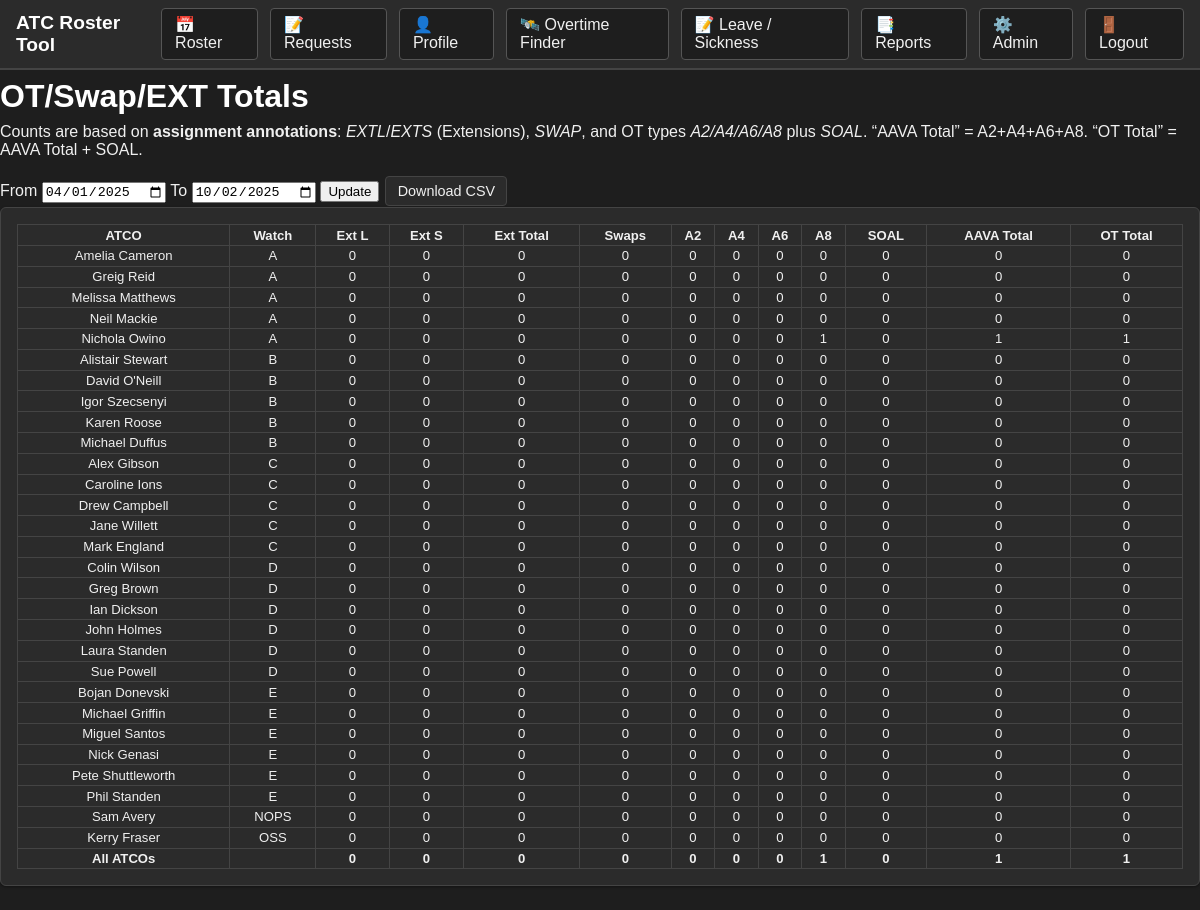
Page /metrics (signed in) on the committed database.
### app.py (models this page shows, shortened)
class Staff(UserMixin, db.Model):
    id = db.Column(db.Integer, primary_key=True)
    username = db.Column(db.String(80), unique=True, nullable=False)
    password_hash = db.Column(db.String(200), nullable=False)
    role = db.Column(db.String(10), nullable=False, default="user")
    is_admin = db.Column(db.Boolean, default=False)
    calendar_token = db.Column(db.String(64), unique=True, nullable=True)
    name = db.Column(db.String(80), nullable=False)
    staff_no = db.Column(db.String(20), unique=True, nullable=False)
    watch_id = db.Column(db.Integer, db.ForeignKey("watch.id"))
    watch = db.relationship("Watch", backref="members")
    medical_expiry = db.Column(db.Date, nullable=True)
    tower_ue_expiry = db.Column(db.Date, nullable=True)
    radar_ue_expiry = db.Column(db.Date, nullable=True)
    tower_ut = db.Column(db.Boolean, default=False)
    radar_ut = db.Column(db.Boolean, default=False)
    met_ue_expiry = db.Column(db.Date, nullable=True)
    met_ut = db.Column(db.Boolean, default=False)
    has_assessor = db.Column(db.Boolean, default=False)
    is_operational = db.Column(db.Boolean, default=True)
    is_trainee = db.Column(db.Boolean, default=False)
    has_ojti = db.Column(db.Boolean, default=False)
    is_wm = db.Column(db.Boolean, default=False)
    is_dwm = db.Column(db.Boolean, default=False)
    exclude_from_ot = db.Column(db.Boolean, default=False)
    pattern_csv = db.Column(db.String, default="M,M,A,A,N,N,OFF,OFF,OFF,OFF")
    pattern_anchor = db.Column(db.Date, nullable=True)
    toil_half_days = db.Column(db.Integer, default=0)
    leave_year_start_month = db.Column(db.Integer, default=4)  # 1..12
    leave_entitlement_days = db.Column(db.Integer, default=0)
    leave_public_holidays = db.Column(db.Integer, default=0)
    leave_carryover_days = db.Column(db.Integer, default=0)

class Watch(db.Model):
    id = db.Column(db.Integer, primary_key=True)
    name = db.Column(db.String(32), unique=True, nullable=False)
    order_index = db.Column(db.Integer, nullable=False, default=0)

### app.py (the view)
@app.route("/metrics")
@login_required
def metrics():
    if not (is_admin_user(current_user) or getattr(current_user, "role", "") in ("editor", "admin")):
        flash("Editors or Admins only.", "error")
        return redirect(url_for("index"))
    today = date.today()
    default_start = _fy_start_for(today)
    start_str = request.args.get("start", default_start.isoformat())
    end_str = request.args.get("end", today.isoformat())
    start_day = date.fromisoformat(start_str)
    end_day = date.fromisoformat(end_str)
    staff_metrics, totals = _compute_metrics_range(start_day, end_day)
    return render_template("metrics.html",
                           start=start_day, end=end_day,
                           staff_metrics=staff_metrics, totals=totals)

### app.py (called while the page is built)
@login_manager.user_loader
def load_user(user_id):
    return db.session.get(Staff, int(user_id))

def is_editor_user(u) -> bool:
    return getattr(u, "role", "") in ("editor", "admin")

@app.context_processor
def inject_perms():
    au = current_user if getattr(
        current_user, "is_authenticated", False) else None
    return {"is_admin": (bool(au) and is_admin_user(au))}

def parse_annotation(s: str):
    if not s:
        return None
    m = ANNOT_RE.match(s.strip().upper())
    if not m:
        return None
    typ, suf = m.group(1).upper(), (m.group(2).upper() if m.group(2) else None)
    return {"type": typ, "suffix": suf}

def is_admin_user(u) -> bool:
    return bool(getattr(u, "is_admin", False) or getattr(u, "role", "") == "admin")

@app.context_processor
def inject_perms():
    au = current_user if getattr(
        current_user, "is_authenticated", False) else None
    return {
        "is_admin":  bool(au) and is_admin_user(au),
        "is_editor": bool(au) and is_editor_user(au),
    }

def _fy_start_for(d: date) -> date:
    return date(d.year if d.month >= 4 else d.year - 1, 4, 1)

### templates/metrics.html (shortened to what this page needs)
{% extends "base.html" %}
{% block content %}
<div class="container">
  <h1 class="page-title">OT/Swap/EXT Totals</h1>
  <p class="muted" style="margin-top:-.5rem">
    Counts are based on <strong>assignment annotations</strong>:
    <em>EXTL</em>/<em>EXTS</em> (Extensions), <em>SWAP</em>, and OT types <em>A2/A4/A6/A8</em> plus <em>SOAL</em>.
    “AAVA Total” = A2+A4+A6+A8. “OT Total” = AAVA Total + SOAL.
  </p>
  <form method="get" class="bar">
    <label for="start">From</label>
    <input id="start" name="start" type="date" value="{{ start.isoformat() }}">
    <label for="end">To</label>
    <input id="end" name="end" type="date" value="{{ end.isoformat() }}">
    <button class="btn btn-primary" type="submit">Update</button>
    <a class="btn" href="{{ url_for('metrics_export', start=start.isoformat(), end=end.isoformat()) }}">Download CSV</a>
  </form>
  <div class="card">
    <div class="card-body">
      <table class="table">
        <thead>
          <tr>
            <th>ATCO</th>
            <th>Watch</th>
            <th>Ext L</th>
            <th>Ext S</th>
            <th>Ext Total</th>
            <th>Swaps</th>
            <th>A2</th><th>A4</th><th>A6</th><th>A8</th><th>SOAL</th>
            <th>AAVA Total</th>
            <th>OT Total</th>
          </tr>
        </thead>
        <tbody>
          {% for r in staff_metrics %}
          <tr>
            <td>{{ r.staff.name }}</td>
            <td>{{ r.staff.watch.name.replace('Watch ','') if r.staff.watch else '-' }}</td>
            <td>{{ r.ext_long }}</td>
            <td>{{ r.ext_short }}</td>
            <td>{{ r.ext_total }}</td>
            <td>{{ r.swaps }}</td>
            <td>{{ r.ot.A2 }}</td>
            <td>{{ r.ot.A4 }}</td>
            <td>{{ r.ot.A6 }}</td>
            <td>{{ r.ot.A8 }}</td>
            <td>{{ r.ot.SOAL }}</td>
            <td>{{ r.aava_total }}</td>
            <td>{{ r.ot_total }}</td>
          </tr>
          {% endfor %}
        </tbody>
        <tfoot>
          <tr class="strong">
            <td>All ATCOs</td>
            <td></td>
            <td>{{ totals.ext_long }}</td>
            <td>{{ totals.ext_short }}</td>
            <td>{{ totals.ext_total }}</td>
            <td>{{ totals.swaps }}</td>
            <td>{{ totals.ot.A2 }}</td>
            <td>{{ totals.ot.A4 }}</td>
            <td>{{ totals.ot.A6 }}</td>
            <td>{{ totals.ot.A8 }}</td>
            <td>{{ totals.ot.SOAL }}</td>
            <td>{{ totals.aava_total }}</td>
            <td>{{ totals.ot_total }}</td>
          </tr>
        </tfoot>
      </table>
    </div>
  </div>
</div>
{% endblock %}

### static/styles.css (style rules this page uses)
:root { --bg:#1e1e1e; --card:#2b2b2b; --line:#444; --text:#f0f0f0; --head:#333; --head2:#444; --green:#27ae60; --purple:#8e44ad; --orange:#e67e22; --yellow:#f1c40f; --red:#e74c3c; --blue:#3498db; --ui-scale: 1; }
* { box-sizing:border-box }
body { font-family: Arial, Helvetica, sans-serif; margin:0; padding:0; background:var(--bg); color:var(--text); }
h1,h2,h3 { margin:.5rem 0 1rem; color:#fff }
a { color:#66b2ff; text-decoration:none }
a.btn { display:inline-block; padding:.35rem .7rem; margin:.1rem; border-radius:4px; border:1px solid var(--line); background:var(--card); color:var(--text); font-size:.9rem; }
table { border-collapse:collapse; width:100%; margin-bottom:0; font-size:.82rem; background:var(--card); color:var(--text); }
th,td { border:1px solid var(--line); text-align:center; padding:.15rem }
tfoot td { background:var(--card); font-weight:bold; color:var(--text) }
.card { background:var(--card); border:1px solid var(--line); border-radius:6px; padding:1rem; margin-bottom:1.5rem; box-shadow:0 1px 3px rgba(0,0,0,.4); }
th, td { font-size: calc(.82rem * var(--ui-scale)); }

### templates/base.html (style rules this page uses)
* { -webkit-print-color-adjust: exact; print-color-adjust: exact; }

### rows in the picture
Staff: staff.name "Amelia Cameron"
Watch: staff.watch.name "A" "A" "A" "A" "A"
Staff: staff.name "Greig Reid"
Staff: staff.name "Melissa Matthews"
Staff: staff.name "Neil Mackie"
Staff: staff.name "Nichola Owino"
Staff: staff.name "Alistair Stewart"
Watch: staff.watch.name "B" "B" "B" "B" "B"
Staff: staff.name "David O'Neill"
Staff: staff.name "Igor Szecsenyi"
Staff: staff.name "Karen Roose"
Staff: staff.name "Michael Duffus"
Staff: staff.name "Alex Gibson"
Watch: staff.watch.name "C" "C" "C" "C" "C"
Staff: staff.name "Caroline Ions"
Staff: staff.name "Drew Campbell"
Staff: staff.name "Jane Willett"
Staff: staff.name "Mark England"
Staff: staff.name "Colin Wilson"
Watch: staff.watch.name "D" "D" "D" "D" "D" "D"
Staff: staff.name "Greg Brown"
Staff: staff.name "Ian Dickson"
Staff: staff.name "John Holmes"
Staff: staff.name "Laura Standen"
Staff: staff.name "Sue Powell"
Staff: staff.name "Bojan Donevski"
Watch: staff.watch.name "E" "E" "E" "E" "E" "E"
Staff: staff.name "Michael Griffin"
Staff: staff.name "Miguel Santos"
Staff: staff.name "Nick Genasi"
Staff: staff.name "Pete Shuttleworth"
Staff: staff.name "Phil Standen"
Staff: staff.name "Sam Avery"
Watch: staff.watch.name "NOPS"
Staff: staff.name "Kerry Fraser"
Watch: staff.watch.name "OSS"

### other values in the picture
{{ r.ext_long }} "0" "0" "0" "0" "0" "0" "0" "0" "0" "0" "0" "0" "0" "0" "0" "0" "0" "0" "0" "0" "0" "0" "0" "0" "0" "0" "0" "0" "0"
{{ r.ext_short }} "0" "0" "0" "0" "0" "0" "0" "0" "0" "0" "0" "0" "0" "0" "0" "0" "0" "0" "0" "0" "0" "0" "0" "0" "0" "0" "0" "0" "0"
{{ r.ext_total }} "0" "0" "0" "0" "0" "0" "0" "0" "0" "0" "0" "0" "0" "0" "0" "0" "0" "0" "0" "0" "0" "0" "0" "0" "0" "0" "0" "0" "0"
{{ r.swaps }} "0" "0" "0" "0" "0" "0" "0" "0" "0" "0" "0" "0" "0" "0" "0" "0" "0" "0" "0" "0" "0" "0" "0" "0" "0" "0" "0" "0" "0"
{{ r.ot.A2 }} "0" "0" "0" "0" "0" "0" "0" "0" "0" "0" "0" "0" "0" "0" "0" "0" "0" "0" "0" "0" "0" "0" "0" "0" "0" "0" "0" "0" "0"
{{ r.ot.A4 }} "0" "0" "0" "0" "0" "0" "0" "0" "0" "0" "0" "0" "0" "0" "0" "0" "0" "0" "0" "0" "0" "0" "0" "0" "0" "0" "0" "0" "0"
{{ r.ot.A6 }} "0" "0" "0" "0" "0" "0" "0" "0" "0" "0" "0" "0" "0" "0" "0" "0" "0" "0" "0" "0" "0" "0" "0" "0" "0" "0" "0" "0" "0"
{{ r.ot.A8 }} "0" "0" "0" "0" "1" "0" "0" "0" "0" "0" "0" "0" "0" "0" "0" "0" "0" "0" "0" "0" "0" "0" "0" "0" "0" "0" "0" "0" "0"
{{ r.ot.SOAL }} "0" "0" "0" "0" "0" "0" "0" "0" "0" "0" "0" "0" "0" "0" "0" "0" "0" "0" "0" "0" "0" "0" "0" "0" "0" "0" "0" "0" "0"
{{ r.aava_total }} "0" "0" "0" "0" "1" "0" "0" "0" "0" "0" "0" "0" "0" "0" "0" "0" "0" "0" "0" "0" "0" "0" "0" "0" "0" "0" "0" "0" "0"
{{ r.ot_total }} "0" "0" "0" "0" "1" "0" "0" "0" "0" "0" "0" "0" "0" "0" "0" "0" "0" "0" "0" "0" "0" "0" "0" "0" "0" "0" "0" "0" "0"
{{ totals.ext_long }} "0"
{{ totals.ext_short }} "0"
{{ totals.ext_total }} "0"
{{ totals.swaps }} "0"
